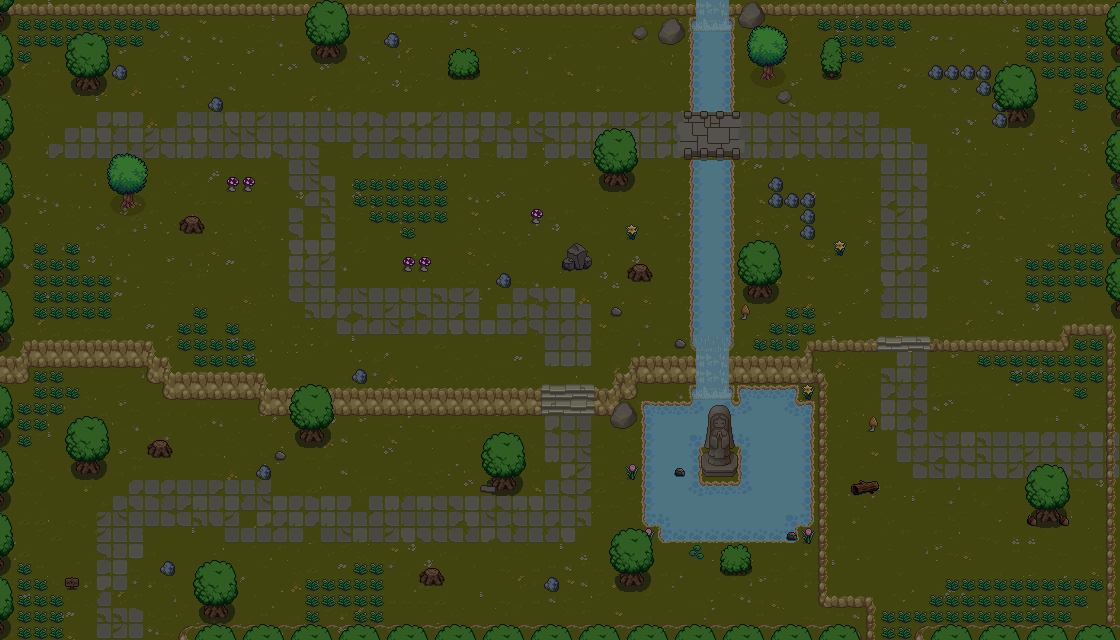

Tiled map render using the project's own tile images. Description and the map definition, with tile-layer contents summarised, below:
An orthogonal 70x40 tile map with 16x16 px tiles, 15 tile layers (Background, Background, Path, Slopes, ...), 16 tilesets and 1 object (transition).

<map version="1.10" tiledversion="1.11.2" orientation="orthogonal" renderorder="right-down" width="70" height="40" tilewidth="16" tileheight="16" infinite="0" nextlayerid="21" nextobjectid="2">
 <tileset firstgid="1" source="../Fan-Tasy/The Fan-tasy Tileset (Free)/Tiled/Tilesets/Tileset_Ground.tsx" />
 <tileset firstgid="133" source="Tiled/objects64.tsx" />
 <tileset firstgid="148" source="../Fan-Tasy/The Fan-tasy Tileset (Free)/Tiled/Tilesets/Tilesets_Road.tsx" />
 <tileset firstgid="208" source="../Fan-Tasy/The Fan-tasy Tileset (Free)/Tiled/Tilesets/Tileset_RockSlope.tsx" />
 <tileset firstgid="4304" source="Tiled/forest trees.tsx" />
 <tileset firstgid="4512" source="Tiled/village.tsx" />
 <tileset firstgid="5241" source="Tiled/objects1.tsx" />
 <tileset firstgid="5449" source="../Fan-Tasy/The Fan-tasy Tileset (Free)/Tiled/Tilesets/Tileset_Water.tsx" />
 <tileset firstgid="5761" source="Tiled/UnderBridge.tsx" />
 <tileset firstgid="5825" source="Tiled/forest_demo_objects.tsx" />
 <tileset firstgid="6081" source="Tiled/Forest.tsx" />
 <tileset firstgid="6337" source="../Fan-Tasy/The Fan-tasy Tileset (Free)/Tiled/Tilesets/Animation_Campfire.tsx" />
 <tileset firstgid="6369" source="Tiled/TX Tileset Grass.tsx" />
 <tileset firstgid="6625" source="Tiled/TX Props.tsx" />
 <tileset firstgid="7649" source="Tiled/TX Tileset Wall.tsx" />
 <tileset firstgid="8673" source="Tiled/grass layered.tsx" />
 <layer id="1" name="Background" width="70" height="40">
  <data>[2800 cells, 2800 non-empty, 12 distinct tile ids]</data>
 </layer>
 <layer id="12" name="Background" width="70" height="40">
  <data>[2800 cells, 2800 non-empty, 128 distinct tile ids]</data>
 </layer>
 <layer id="2" name="Path" width="70" height="40">
  <data>[2800 cells, 434 non-empty, 31 distinct tile ids]</data>
 </layer>
 <layer id="3" name="Slopes" width="70" height="40">
  <data>[2800 cells, 292 non-empty, 35 distinct tile ids]</data>
 </layer>
 <layer id="6" name="Water" width="70" height="40">
  <data>[2800 cells, 167 non-empty, 23 distinct tile ids]</data>
 </layer>
 <layer id="10" name="TreesBottom" width="70" height="40">
  <data>[2800 cells, 79 non-empty, 19 distinct tile ids]</data>
 </layer>
 <layer id="5" name="props" width="70" height="40">
  <data>[2800 cells, 73 non-empty, 44 distinct tile ids]</data>
 </layer>
 <layer id="18" name="grassBottom" width="70" height="40">
  <data>[2800 cells, 215 non-empty, 1 distinct tile ids]</data>
 </layer>
 <layer id="19" name="grassTop" width="70" height="40">
  <data>[2800 cells, 215 non-empty, 1 distinct tile ids]</data>
 </layer>
 <layer id="13" name="Statue" width="70" height="40">
  <data>[2800 cells, 20 non-empty, 20 distinct tile ids]</data>
 </layer>
 <layer id="4" name="Trees" width="70" height="40">
  <data>[2800 cells, 263 non-empty, 46 distinct tile ids]</data>
 </layer>
 <layer id="7" name="Bridge" width="70" height="40">
  <data>[2800 cells, 23 non-empty, 23 distinct tile ids]</data>
 </layer>
 <layer id="9" name="Statue bottom" width="70" height="40">
  <data>[2800 cells, 0 non-empty, 0 distinct tile ids]</data>
 </layer>
 <layer id="8" name="Statue" width="70" height="40">
  <data>[2800 cells, 1 non-empty, 1 distinct tile ids]</data>
 </layer>
 <layer id="11" name="Shadow" width="70" height="40">
  <data>[2800 cells, 2800 non-empty, 1 distinct tile ids]</data>
 </layer>
 <objectgroup id="20" name="Object Layer 1">
  <object id="1" name="transition" x="66" y="641.111">
   <properties>
    <property name="transition" value="true" />
   </properties>
   <polygon points="0,2.70707 0,-18.6111 111.636,-17.799 111.455,2.23333" />
  </object>
 </objectgroup>
</map>
